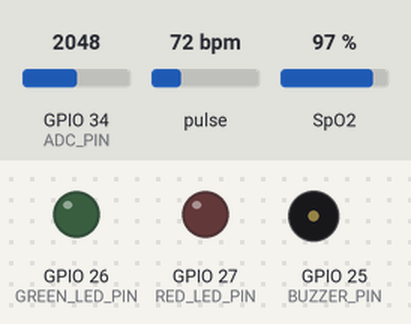
This sketch was run on a simulated ESP32. Parts: output pins drawn as LEDs (lit = HIGH), buzzer (waves = sounding). The test bench sets the inputs (shaded band); at power-on: GPIO 34 (ADC_PIN) = 2048, pulse 72 bpm, SpO2 97 % (analog values on the 0–4095 scale). WiFi joins after 1.5 s; servers stay silent unless stated; uploads are accepted with an empty reply; what the sketch prints to the serial monitor is not drawn.

Above: at 0.1 s.
At 3.9 s:
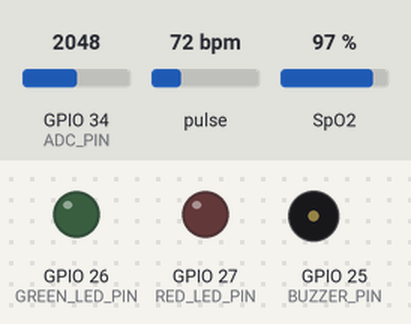
4.0 s: GPIO 34 (ADC_PIN) set to 0
At 4.87 s:
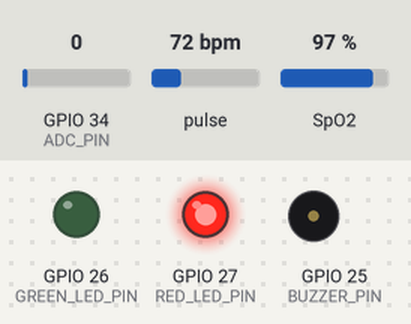
8.9 s: GPIO 34 (ADC_PIN) set to 65
Timing chart, 0 to 19.2 s (numbered marks = the images above; inputs shaded):
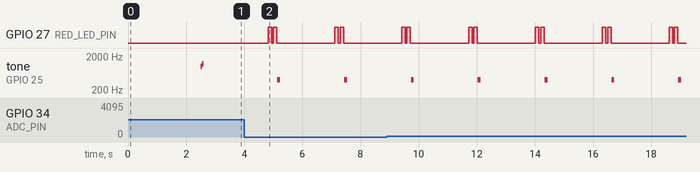

Measured:
- by itself, GPIO 27 (RED_LED_PIN): repeats every 2.3 s: LOW 0.06 s, HIGH 0.12 s, LOW 2.0 s, HIGH 0.12 s
- by itself, tone on GPIO 25 (BUZZER_PIN): alternates 400 Hz for 0.10 s and silent for 2.2 s

The sketch:

CardioTwinESP32.ino
```cpp
#include <Arduino.h>
#include <Wire.h>
#include <WiFi.h>
#include <HTTPClient.h>
#include <ArduinoJson.h>
#include "MAX30105.h"
#include "spo2_algorithm.h"
#include <math.h>

MAX30105 particleSensor;

// --- NETWORK CONFIG ---
// Replace these before flashing.
const char *WIFI_SSID = "HACKATHON_WIFI";
const char *WIFI_PASS = "HACKATHON_PASSWORD";
const char *API_BASE_URL = "https://cardiotwin-jqrct.ondigitalocean.app";

// Backend endpoints
const char *SESSION_START_PATH = "/api/session/start";
const char *READING_PATH = "/api/reading";

// Session sent to backend. Keep stable for one live run.
const char *SESSION_ID = "demo";

// --- PIN DEFINITIONS ---
#define ADC_PIN 34
#define I2C_SDA 21
#define I2C_SCL 22
#define GREEN_LED_PIN 26
#define RED_LED_PIN 27
#define BUZZER_PIN 25

// --- SENSOR/LOOP CONFIG ---
const unsigned long SEND_INTERVAL_MS = 2000;
const uint32_t FINGER_THRESHOLD = 50000;

// --- THERMISTOR CONFIG ---
const float SERIES_RESISTOR = 10000.0;
const float NOMINAL_RESISTANCE = 10000.0;
const float NOMINAL_TEMPERATURE = 25.0;
const float BETA_COEFFICIENT = 3950.0;
const float CALIBRATION_OFFSET = 4.0;

// --- FILTERING & BUFFER SETTINGS ---
#define FILTER_SIZE 6
int32_t bpmAvg[FILTER_SIZE];
int avgIdx = 0;

float rrIntervals[12];
int rrCount = 0;

uint32_t irBuffer[100];
uint32_t redBuffer[100];
int32_t spo2, heartRate;
int8_t validSPO2, validHeartRate;

unsigned long lastPostMs = 0;

float clampFloat(float value, float minValue, float maxValue) {
  if (value < minValue) return minValue;
  if (value > maxValue) return maxValue;
  return value;
}

void beep(uint16_t frequency, uint16_t durationMs) {
  tone(BUZZER_PIN, frequency, durationMs);
}

void blinkLed(uint8_t pin, uint16_t onMs, uint16_t offMs) {
  digitalWrite(pin, HIGH);
  delay(onMs);
  digitalWrite(pin, LOW);
  delay(offMs);
}

void showNoFingerState() {
  digitalWrite(GREEN_LED_PIN, LOW);
  digitalWrite(RED_LED_PIN, HIGH);
}

void showHealthySendState() {
  digitalWrite(RED_LED_PIN, LOW);
  blinkLed(GREEN_LED_PIN, 100, 20);
}

void showSendFailState() {
  digitalWrite(GREEN_LED_PIN, LOW);
  blinkLed(RED_LED_PIN, 120, 60);
  blinkLed(RED_LED_PIN, 120, 20);
  beep(400, 100);
}

void showAlertState() {
  digitalWrite(GREEN_LED_PIN, LOW);
  for (int i = 0; i < 3; i++) {
    digitalWrite(RED_LED_PIN, HIGH);
    beep(800, 180);
    delay(220);
    digitalWrite(RED_LED_PIN, LOW);
    delay(100);
  }
}

void ensureWiFiConnected() {
  if (WiFi.status() == WL_CONNECTED) {
    return;
  }

  Serial.print("[WiFi] Connecting to ");
  Serial.println(WIFI_SSID);

  WiFi.mode(WIFI_STA);
  WiFi.begin(WIFI_SSID, WIFI_PASS);

  const unsigned long start = millis();
  while (WiFi.status() != WL_CONNECTED && (millis() - start) < 15000) {
    delay(300);
    Serial.print(".");
  }
  Serial.println();

  if (WiFi.status() == WL_CONNECTED) {
    Serial.print("[WiFi] Connected. IP: ");
    Serial.println(WiFi.localIP());
    beep(1000, 60);
    delay(50);
    beep(1200, 60);
  } else {
    Serial.println("[WiFi] Connection failed.");
    showSendFailState();
  }
}

bool postJson(const String &url, const String &body, int &httpCode, String &responseBody) {
  HTTPClient http;
  http.begin(url);
  http.addHeader("Content-Type", "application/json");
  http.setTimeout(5000);

  httpCode = http.POST(body);
  if (httpCode > 0) {
    responseBody = http.getString();
  } else {
    responseBody = "";
  }

  http.end();
  return httpCode > 0 && httpCode < 300;
}

void startSessionOnce() {
  if (WiFi.status() != WL_CONNECTED) {
    return;
  }

  StaticJsonDocument<256> doc;
  doc["session_id"] = SESSION_ID;

  String payload;
  serializeJson(doc, payload);

  int code = 0;
  String response;
  const String url = String(API_BASE_URL) + SESSION_START_PATH;

  bool ok = postJson(url, payload, code, response);
  Serial.print("[Session] POST ");
  Serial.print(url);
  Serial.print(" -> ");
  Serial.println(code);

  if (ok) {
    Serial.print("[Session] Response: ");
    Serial.println(response);
  } else {
    Serial.print("[Session] Failed. Body: ");
    Serial.println(response);
  }
}

float readSkinTemp() {
  float reading = 0.0;
  for (int i = 0; i < 20; i++) {
    reading += analogRead(ADC_PIN);
    delay(2);
  }
  reading /= 20.0;

  if (reading <= 0 || reading >= 4095) {
    return NAN;
  }

  float resistance = SERIES_RESISTOR * (4095.0 / reading - 1.0);

  float temp = resistance / NOMINAL_RESISTANCE;
  temp = log(temp);
  temp /= BETA_COEFFICIENT;
  temp += 1.0 / (NOMINAL_TEMPERATURE + 273.15);
  temp = 1.0 / temp;
  float finalCelsius = temp - 273.15 + CALIBRATION_OFFSET;

  return finalCelsius;
}

float calculateSDNN(float data[], int n) {
  if (n < 2) return 0.0;

  float sum = 0.0;
  float varSum = 0.0;
  for (int i = 0; i < n; i++) sum += data[i];
  float mean = sum / n;
  for (int i = 0; i < n; i++) varSum += pow(data[i] - mean, 2);
  return sqrt(varSum / n);
}

bool isValidForBackend(float bpm, float hrv, float spo2Pct, float tempC) {
  if (isnan(bpm) || isnan(hrv) || isnan(spo2Pct) || isnan(tempC)) {
    return false;
  }

  // Match backend validator bounds in ai_engine/validation.py
  if (bpm < 30.0 || bpm > 220.0) return false;
  if (hrv < 0.0 || hrv > 200.0) return false;
  if (spo2Pct < 70.0 || spo2Pct > 100.0) return false;
  if (tempC < 30.0 || tempC > 42.0) return false;

  return true;
}

void sendReading(float bpm, float hrv, float spo2Pct, float tempC) {
  if (WiFi.status() != WL_CONNECTED) {
    Serial.println("[API] Skip send: WiFi not connected.");
    showSendFailState();
    return;
  }

  StaticJsonDocument<512> doc;
  doc["session_id"] = SESSION_ID;
  doc["bpm"] = bpm;
  doc["hrv"] = hrv;
  doc["spo2"] = spo2Pct;
  doc["temperature"] = tempC;
  doc["timestamp"] = millis();
  doc["source"] = "hardware";

  String payload;
  serializeJson(doc, payload);

  int code = 0;
  String response;
  const String url = String(API_BASE_URL) + READING_PATH;
  bool ok = postJson(url, payload, code, response);

  Serial.print("[API] POST /api/reading -> ");
  Serial.println(code);

  if (!ok) {
    Serial.print("[API] Error response: ");
    Serial.println(response);
    showSendFailState();
    return;
  }

  DynamicJsonDocument respDoc(1024);
  DeserializationError err = deserializeJson(respDoc, response);
  if (err) {
    Serial.print("[API] JSON parse failed: ");
    Serial.println(err.c_str());
    showSendFailState();
    return;
  }

  const char *status = respDoc["status"] | "unknown";
  bool alert = respDoc["alert"] | false;

  Serial.print("[API] status=");
  Serial.print(status);

  if (strcmp(status, "calibrating") == 0) {
    int collected = respDoc["readings_collected"] | 0;
    int needed = respDoc["readings_needed"] | 0;
    Serial.print(" (");
    Serial.print(collected);
    Serial.print("/");
    Serial.print(needed);
    Serial.print(")");
  } else if (strcmp(status, "scored") == 0) {
    float score = respDoc["score"] | 0.0;
    const char *zone = respDoc["zone"] | "UNKNOWN";
    Serial.print(" score=");
    Serial.print(score, 1);
    Serial.print(" zone=");
    Serial.print(zone);
  } else if (strcmp(status, "retake_requested") == 0) {
    const char *msg = respDoc["message"] | "Retake requested";
    Serial.print(" message=");
    Serial.print(msg);
  }

  Serial.println();

  if (alert) {
    showAlertState();
  } else {
    showHealthySendState();
  }
}

void setup() {
  Serial.begin(115200);
  analogReadResolution(12);

  pinMode(GREEN_LED_PIN, OUTPUT);
  pinMode(RED_LED_PIN, OUTPUT);
  pinMode(BUZZER_PIN, OUTPUT);
  digitalWrite(GREEN_LED_PIN, LOW);
  digitalWrite(RED_LED_PIN, LOW);

  Wire.begin(I2C_SDA, I2C_SCL);
  delay(1000);

  if (!particleSensor.begin(Wire, 100000)) {
    Serial.println(">>> Sensor Error: Check SDA/SCL wiring. <<<");
    digitalWrite(RED_LED_PIN, HIGH);
    while (1) {
      beep(250, 250);
      delay(400);
    }
  }

  // High sample rate for HRV precision
  particleSensor.setup(70, 4, 2, 200, 411, 4096);

  // Seed filter with stable startup value.
  for (int i = 0; i < FILTER_SIZE; i++) bpmAvg[i] = 72;

  ensureWiFiConnected();
  startSessionOnce();

  Serial.println("SYSTEM INITIALIZED");
}

void loop() {
  ensureWiFiConnected();

  uint64_t irSum = 0;

  // 1) Collect samples from MAX30102
  for (byte i = 0; i < 100; i++) {
    while (!particleSensor.available()) {
      particleSensor.check();
    }
    redBuffer[i] = particleSensor.getRed();
    irBuffer[i] = particleSensor.getIR();
    irSum += irBuffer[i];
    particleSensor.nextSample();
  }

  const uint32_t avgIr = (uint32_t)(irSum / 100);
  if (avgIr < FINGER_THRESHOLD) {
    Serial.println("Searching... No finger detected.");
    showNoFingerState();
    delay(250);
    return;
  }

  // 2) Estimate heart rate + SpO2 from sampled windows
  maxim_heart_rate_and_oxygen_saturation(
      irBuffer,
      100,
      redBuffer,
      &spo2,
      &validSPO2,
      &heartRate,
      &validHeartRate);

  // 3) Read temperature from thermistor channel
  float skinTemp = readSkinTemp();

  if (!(validHeartRate && heartRate > 40 && heartRate < 175)) {
    Serial.print("Searching... [Current Temp: ");
    Serial.print(skinTemp, 1);
    Serial.println("C]");
    showNoFingerState();
    delay(200);
    return;
  }

  // 4) Smooth BPM
  bpmAvg[avgIdx % FILTER_SIZE] = heartRate;
  avgIdx++;

  long sum = 0;
  for (int i = 0; i < FILTER_SIZE; i++) sum += bpmAvg[i];
  float finalBPM = (float)sum / FILTER_SIZE;

  // 5) Derive HRV (SDNN from rolling RR intervals)
  float currentRR = 60000.0 / finalBPM;
  rrIntervals[rrCount % 12] = currentRR;
  rrCount++;
  float sdnn = calculateSDNN(rrIntervals, min(rrCount, 12));

  // 6) Use SPO2 output only if algorithm marks it valid
  float spo2Pct = validSPO2 ? (float)spo2 : NAN;

  // Clamp softly before backend validation checks.
  float safeTemp = clampFloat(skinTemp, 28.0, 45.0);

  Serial.print("BPM: ");
  Serial.print(finalBPM, 1);
  Serial.print(" | SpO2: ");
  if (isnan(spo2Pct)) {
    Serial.print("invalid");
  } else {
    Serial.print(spo2Pct, 1);
  }
  Serial.print("% | HRV: ");
  Serial.print(sdnn, 1);
  Serial.print("ms | Temp: ");
  Serial.print(safeTemp, 1);
  Serial.println("C");

  if (!isValidForBackend(finalBPM, sdnn, spo2Pct, safeTemp)) {
    Serial.println("[Validation] Skipping send: one or more values out of backend range.");
    showSendFailState();
    return;
  }

  const unsigned long now = millis();
  if (now - lastPostMs >= SEND_INTERVAL_MS) {
    lastPostMs = now;
    sendReading(finalBPM, sdnn, spo2Pct, safeTemp);
  }
}
```
